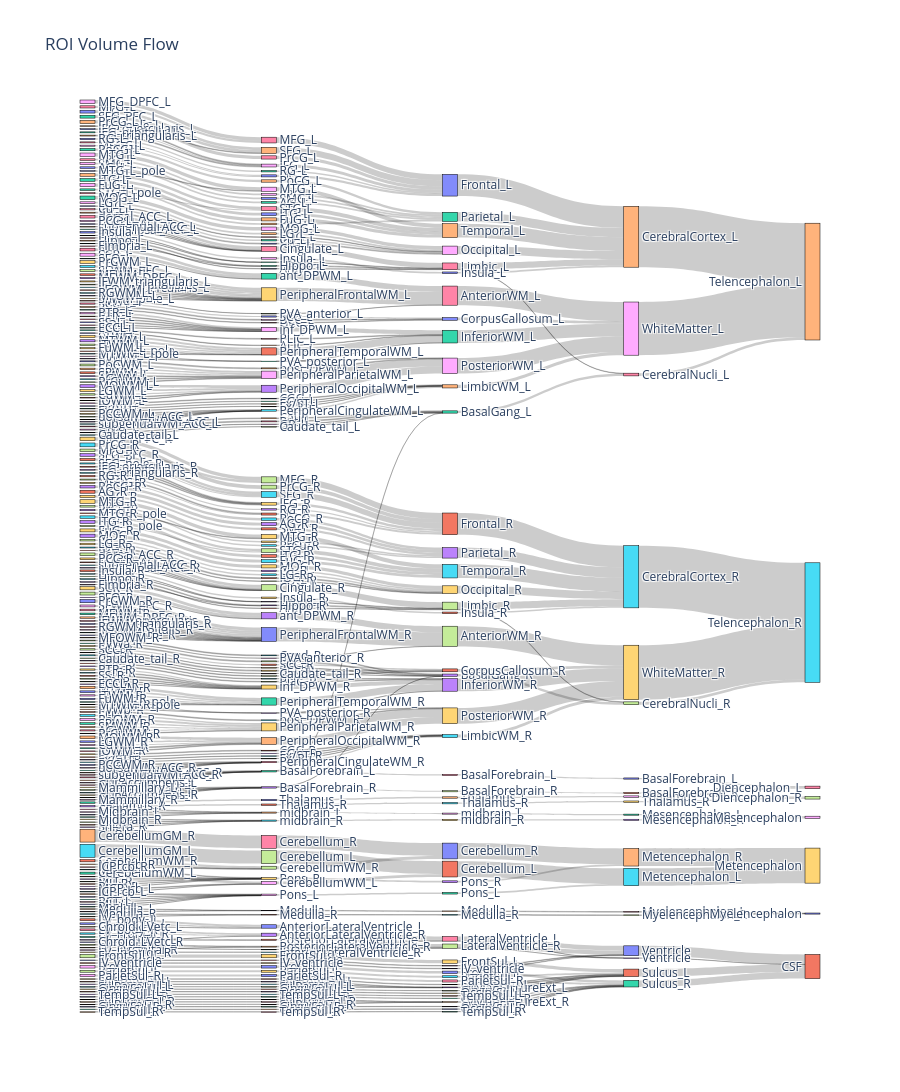

The notebook cell saved with this chart:
### Code cell
import plotly.graph_objects as go

# Collect all unique labels
roi_label = subjectData['roi'].unique()
roi_label_to_id = {label: i for i, label in enumerate(roi_label)}

offset = len(roi_label)

level4_label = subjectData['level4'].unique()
level4_label_to_id = {label: (i+offset) for i, label in enumerate(level4_label)}

offset = offset + len(level4_label)

level3_label = subjectData['level3'].unique()
level3_label_to_id = {label: (i+offset) for i, label in enumerate(level3_label)}

offset = offset + len(level3_label)

level2_label = subjectData['level2'].unique()
level2_label_to_id = {label: (i+offset) for i, label in enumerate(level2_label)}

offset = offset + len(level2_label)

level1_label = subjectData['level1'].unique()
level1_label_to_id = {label: (i+offset) for i, label in enumerate(level1_label)}

# Build source–target–value links
source = []
target = []
value = []

# level 5 (roi) -> level 4
l5l4 = subjectData[['roi','volume','level4']]
l5l4 = l5l4.groupby(["roi","level4"], as_index=False)["volume"].sum()
for _,row in l5l4.iterrows():
    source.append(roi_label_to_id[row['roi']])
    target.append(level4_label_to_id[row['level4']])
    value.append(row['volume'])

# level 4 -> level 3
l4l3 = subjectData[['volume','level4','level3']]
l4l3 = l4l3.groupby(["level4","level3"], as_index=False)["volume"].sum()
for _,row in l4l3.iterrows():
    source.append(level4_label_to_id[row['level4']])
    target.append(level3_label_to_id[row['level3']])
    value.append(row['volume'])

# level 3 -> level 2
l3l2 = subjectData[['volume','level3','level2']]
l3l2 = l3l2.groupby(["level3","level2"], as_index=False)["volume"].sum()
for _,row in l3l2.iterrows():
    source.append(level3_label_to_id[row['level3']])
    target.append(level2_label_to_id[row['level2']])
    value.append(row['volume'])

# level 2 -> level 1
l2l1 = subjectData[['volume','level2','level1']]
l2l1 = l2l1.groupby(["level2","level1"], as_index=False)["volume"].sum()
for _,row in l2l1.iterrows():
    source.append(level2_label_to_id[row['level2']])
    target.append(level1_label_to_id[row['level1']])
    value.append(row['volume'])


# make figure
fig = go.Figure(data=[go.Sankey(
    valueformat = ".0f",
    valuesuffix = "TWh",
    # Define nodes
    node = dict(
      pad = 15,
      thickness = 15,
      line = dict(color = "black", width = 0.5),
      label =  np.concatenate([roi_label, level4_label, level3_label, level2_label, level1_label]).tolist(),
    ),
    # Add links
    link = dict(
      source =  source,
      target =  target,
      value =  value
))])

fig.update_layout(
    title_text="ROI Volume Flow", 
    font_size=12,
    height=5000)
fig.show()

### Figure 1 — Plotly figure (JSON) as saved in the notebook; plotly's stock layout.template omitted (floating-point values rounded to 4 significant figures; data arrays with more than 128 entries replaced by an {"elided": "..."} marker saying what was removed)
{"data": [{"link": {"source": {"elided": "492 int values"}, "target": {"elided": "492 int values"}, "value": {"elided": "492 int values"}}, "node": {"label": {"elided": "492 str values"}, "line": {"color": "black", "width": 0.5}, "pad": 15, "thickness": 15}, "type": "sankey", "valueformat": ".0f", "valuesuffix": "TWh"}], "layout": {"font": {"size": 12}, "height": 5000, "title": {"text": "ROI Volume Flow"}}}
